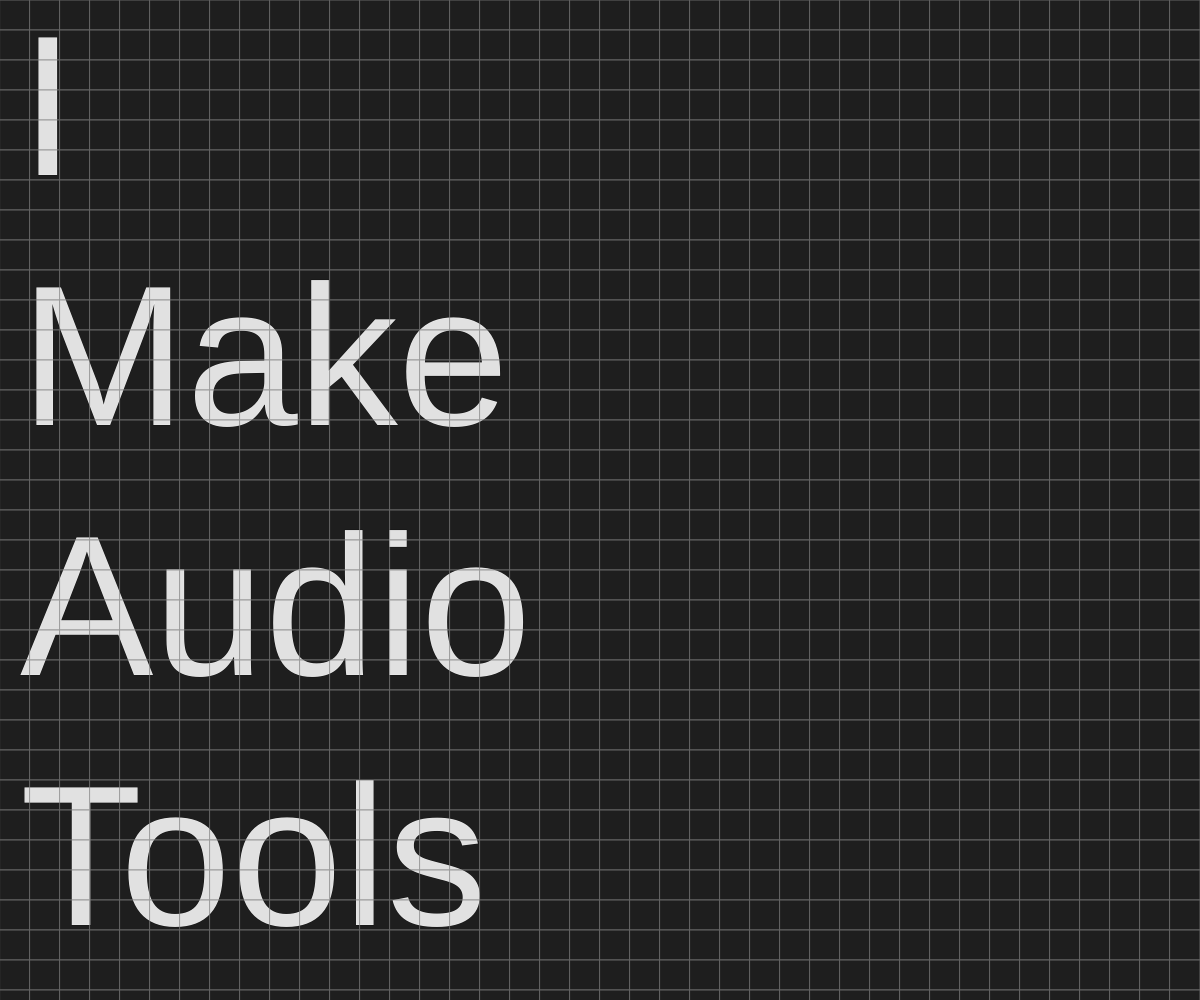
Frame 1 (no input)
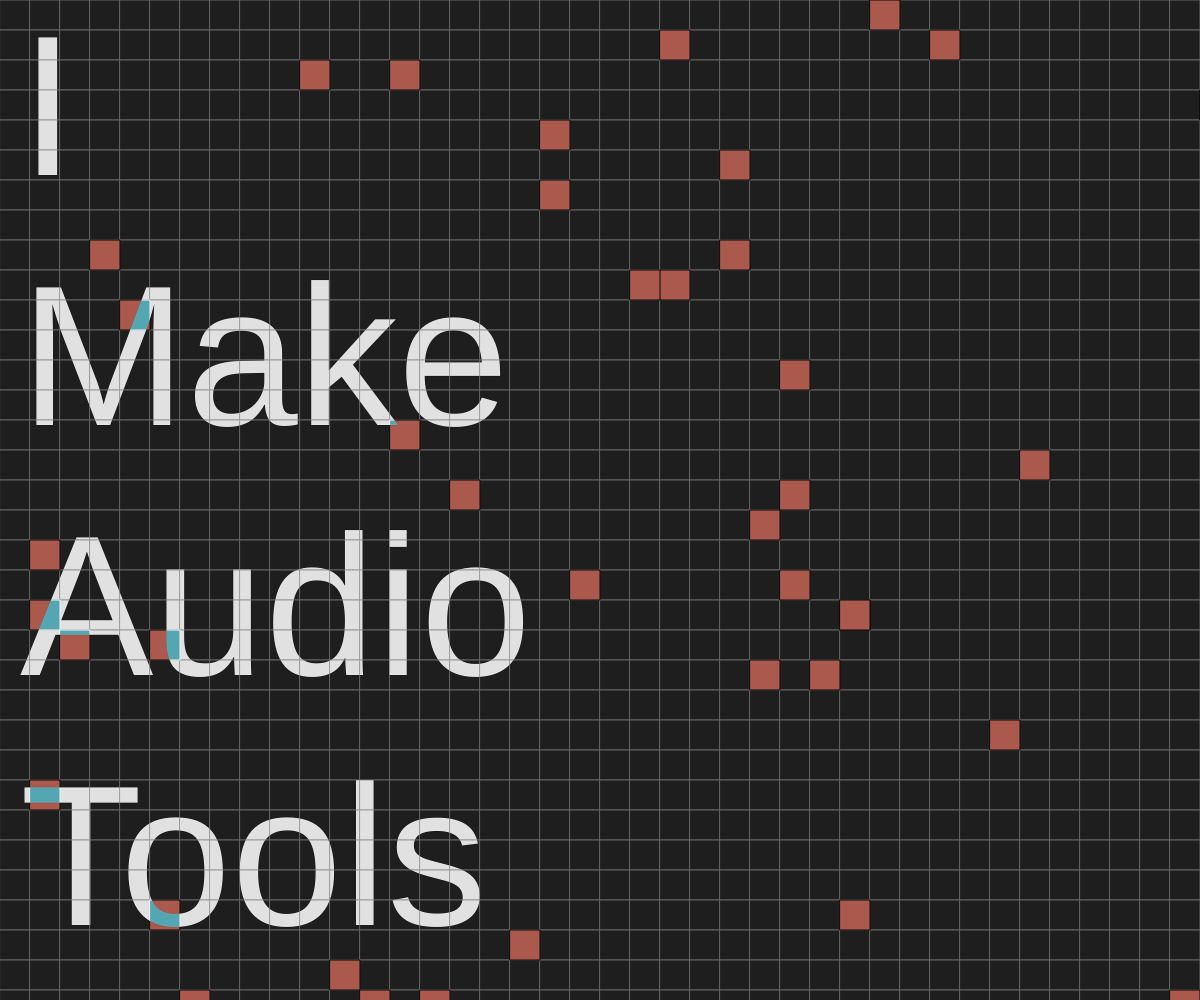
Frame 60 (no input)
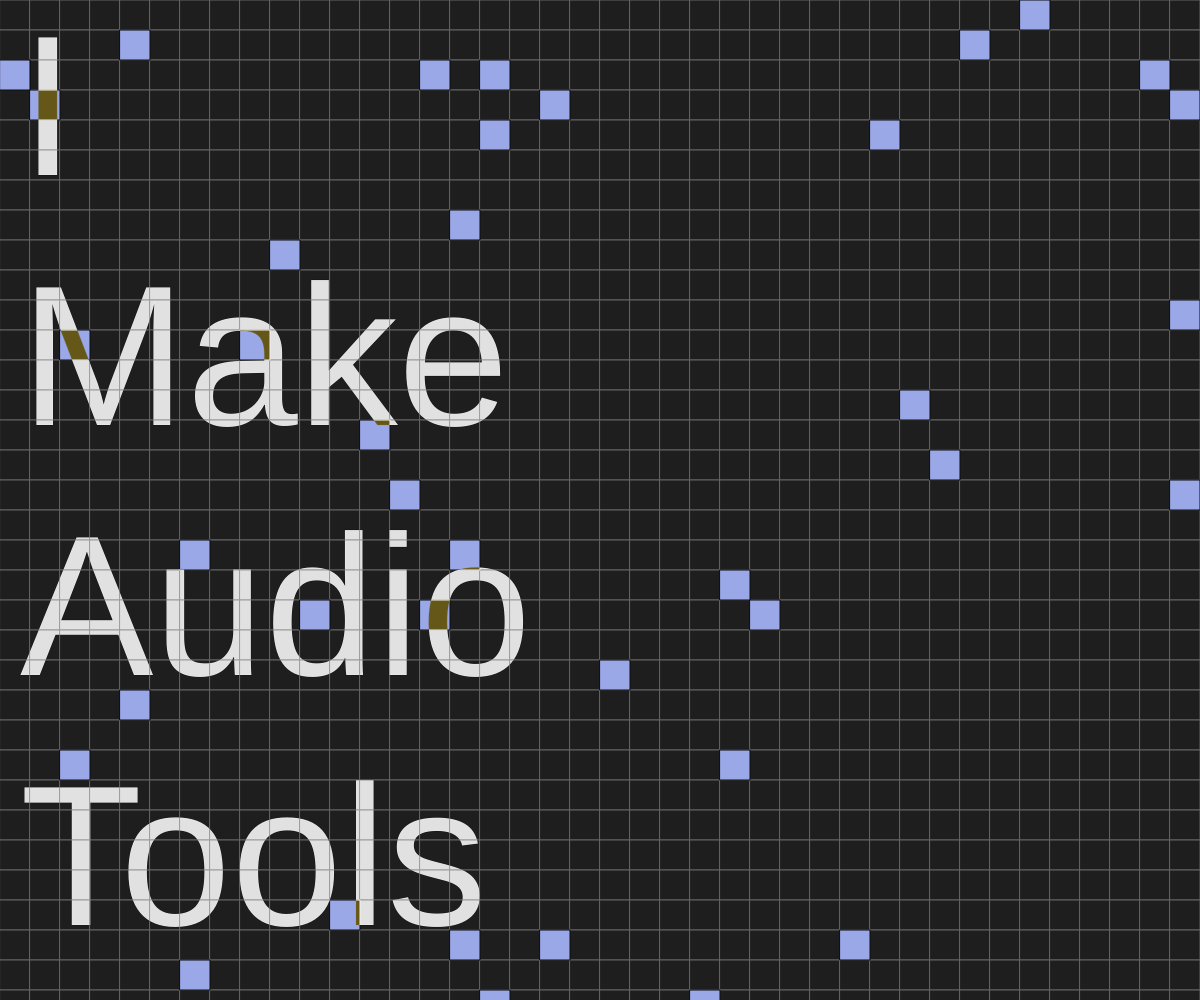
Frame 120 (the mouse pressed at the canvas centre since frame 60)

The p5.js sketch that drew these frames (run headless with seeded random() and noise() and a simulated clock; from frame 60 on, the mouse is pressed at the canvas centre):

// p5.js sketch
// ── sketch.js
let Timer = 0;
let BlockArray = []
let blockColour = []


function setup() {
    createCanvas(windowWidth, windowHeight)
    grid = createGraphics(windowWidth, windowHeight)
    createInitGrid()
}

function draw() {
    background(0);
    stroke(10)
    fill(0)

    image(grid,0,0)


    Timer ++
    if (Timer > random(20, 100)){
        Timer = 0;
        BlockArray = []
        blockColour = [random(0, 255),random(0, 255),random(0, 255)]
        for (i = 0; i < 40; i++){
            r = new randomBlock(blockColour)
            BlockArray.push(r)
        }
    }

    for (i = 0; i < BlockArray.length; i++){
        BlockArray[i].show()
    }

    push()
    blendMode(DIFFERENCE)
    fill(255)
    textSize(windowHeight*0.2)
    textAlign(LEFT,TOP)
    text("I\nMake\nAudio\nTools" ,20 , 20)
    pop()

}

function windowResized(){
    resizeCanvas(windowWidth, windowHeight)
    grid.resizeCanvas(windowWidth, windowHeight)
    createInitGrid()
}

class randomBlock{

    constructor(BlockColour){
        this.x = round(random(0, windowWidth) / 30) * 30
        this.y = round(random(0, windowHeight) / 30) * 30
        this.col = BlockColour
    }

    show(){
        fill(this.col)
        rect(this.x, this.y, 30)
    }
}


function createInitGrid(){
    grid.fill(30)
    grid.stroke(100)
    for (i = 0; i < windowWidth; i += 30){
        for (j = 0; j < windowHeight; j += 30)

            grid.rect(i, j, 30)
    }
}
